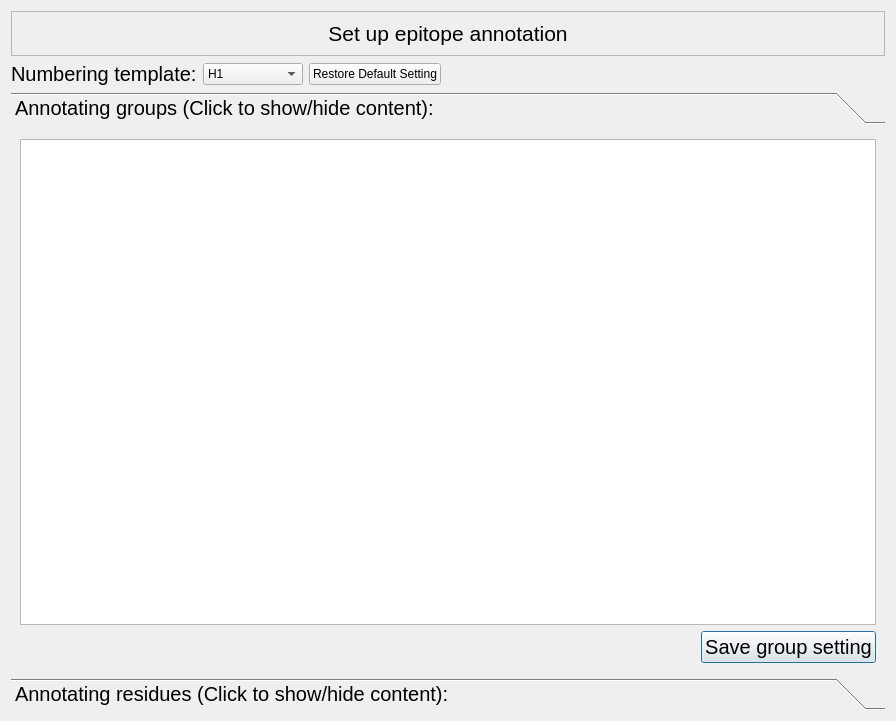
<?xml version="1.0" encoding="UTF-8"?>
<ui version="4.0">
 <class>UserEpitopeDialog</class>
 <widget class="QDialog" name="UserEpitopeDialog">
  <property name="geometry">
   <rect>
    <x>0</x>
    <y>0</y>
    <width>896</width>
    <height>721</height>
   </rect>
  </property>
  <property name="windowTitle">
   <string>Dialog</string>
  </property>
  <layout class="QGridLayout" name="gridLayout_4">
   <item row="1" column="0">
    <widget class="QLabel" name="label_2">
     <property name="font">
      <font>
       <pointsize>15</pointsize>
      </font>
     </property>
     <property name="text">
      <string>Numbering template:</string>
     </property>
    </widget>
   </item>
   <item row="0" column="0" colspan="4">
    <widget class="QFrame" name="frame">
     <property name="frameShape">
      <enum>QFrame::StyledPanel</enum>
     </property>
     <property name="frameShadow">
      <enum>QFrame::Raised</enum>
     </property>
     <layout class="QGridLayout" name="gridLayout">
      <item row="0" column="0">
       <widget class="QLabel" name="label">
        <property name="font">
         <font>
          <pointsize>16</pointsize>
         </font>
        </property>
        <property name="text">
         <string>Set up epitope annotation</string>
        </property>
        <property name="alignment">
         <set>Qt::AlignCenter</set>
        </property>
       </widget>
      </item>
     </layout>
    </widget>
   </item>
   <item row="1" column="1">
    <widget class="QComboBox" name="comboBox">
     <property name="minimumSize">
      <size>
       <width>100</width>
       <height>0</height>
      </size>
     </property>
     <item>
      <property name="text">
       <string>H1</string>
      </property>
     </item>
     <item>
      <property name="text">
       <string>H3</string>
      </property>
     </item>
    </widget>
   </item>
   <item row="2" column="0" colspan="4">
    <widget class="QToolBox" name="toolBox">
     <property name="font">
      <font>
       <pointsize>15</pointsize>
      </font>
     </property>
     <property name="currentIndex">
      <number>0</number>
     </property>
     <widget class="QWidget" name="page">
      <property name="geometry">
       <rect>
        <x>0</x>
        <y>0</y>
        <width>872</width>
        <height>524</height>
       </rect>
      </property>
      <attribute name="label">
       <string>Annotating groups (Click to show/hide content):</string>
      </attribute>
      <layout class="QGridLayout" name="gridLayout_2">
       <item row="1" column="2">
        <widget class="QPushButton" name="pushButtonSaveGroup">
         <property name="text">
          <string>Save group setting</string>
         </property>
        </widget>
       </item>
       <item row="0" column="0" colspan="3">
        <widget class="QTableWidget" name="tableWidgetGroup"/>
       </item>
       <item row="1" column="0">
        <spacer name="horizontalSpacer_2">
         <property name="orientation">
          <enum>Qt::Horizontal</enum>
         </property>
         <property name="sizeHint" stdset="0">
          <size>
           <width>662</width>
           <height>20</height>
          </size>
         </property>
        </spacer>
       </item>
      </layout>
     </widget>
     <widget class="QWidget" name="page_2">
      <property name="geometry">
       <rect>
        <x>0</x>
        <y>0</y>
        <width>872</width>
        <height>524</height>
       </rect>
      </property>
      <attribute name="label">
       <string>Annotating residues (Click to show/hide content):</string>
      </attribute>
      <layout class="QGridLayout" name="gridLayout_3">
       <item row="1" column="1">
        <widget class="QPushButton" name="pushButtonSaveResidue">
         <property name="text">
          <string>Save residue annotation</string>
         </property>
        </widget>
       </item>
       <item row="1" column="0">
        <spacer name="horizontalSpacer_3">
         <property name="orientation">
          <enum>Qt::Horizontal</enum>
         </property>
         <property name="sizeHint" stdset="0">
          <size>
           <width>636</width>
           <height>20</height>
          </size>
         </property>
        </spacer>
       </item>
       <item row="0" column="0" colspan="2">
        <widget class="QTableWidget" name="tableWidgetResidue"/>
       </item>
      </layout>
     </widget>
    </widget>
   </item>
   <item row="1" column="2">
    <widget class="QPushButton" name="pushButtonRestore">
     <property name="text">
      <string>Restore Default Setting</string>
     </property>
    </widget>
   </item>
   <item row="1" column="3">
    <spacer name="horizontalSpacer">
     <property name="orientation">
      <enum>Qt::Horizontal</enum>
     </property>
     <property name="sizeHint" stdset="0">
      <size>
       <width>496</width>
       <height>20</height>
      </size>
     </property>
    </spacer>
   </item>
  </layout>
 </widget>
 <resources/>
 <connections/>
</ui>
